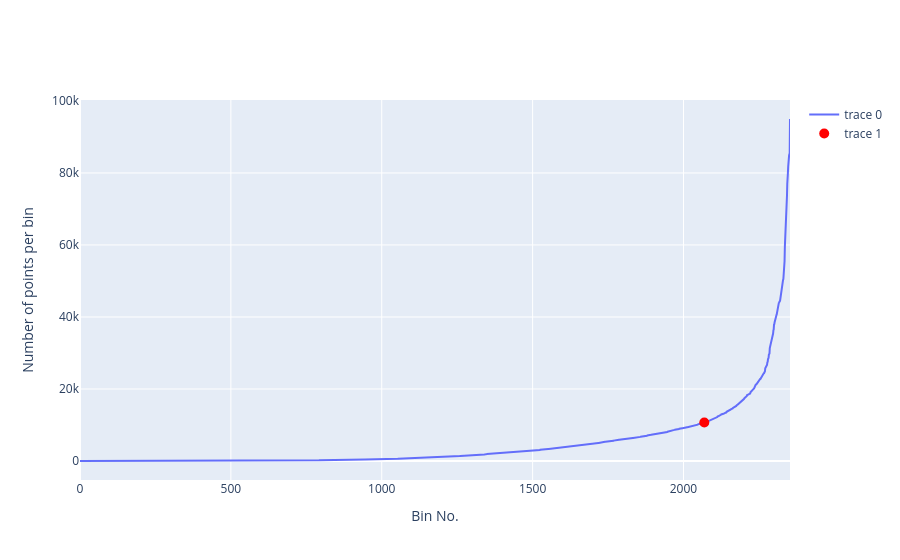

Notebook code cell kept with this figure:
### Code cell
profileNo_vs_xy_bins(df_ST, n_x_bins=100, n_y_bins=100, show_threshold=True, threshold_quantile=0.95, projection='npstere')

### Figure 1 — Plotly figure (JSON) as saved in the notebook; plotly's stock layout.template omitted (floating-point values rounded to 4 significant figures; data arrays with more than 128 entries replaced by an {"elided": "..."} marker saying what was removed)
{"data": [{"type": "scatter", "x": {"elided": "2354 int values"}, "y": {"elided": "2354 int values"}}, {"marker": {"color": "red", "size": 10}, "mode": "markers", "type": "scatter", "x": [2069], "y": [10671]}], "layout": {"xaxis": {"title": {"text": "Bin No."}}, "yaxis": {"title": {"text": "Number of points per bin"}}}}
